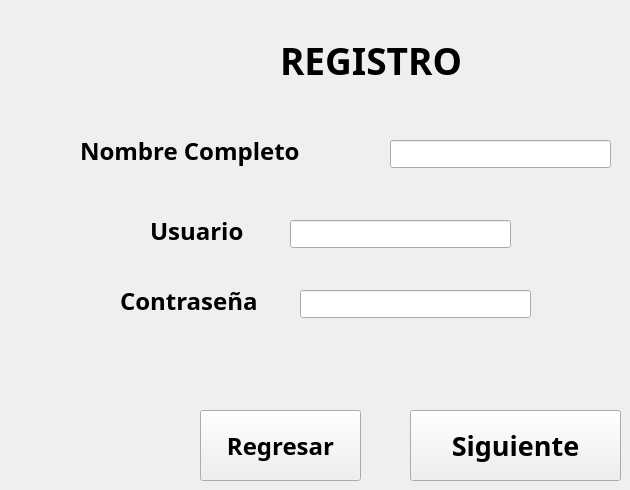
    <widget class="QWidget" name="page_3">
     <widget class="QPushButton" name="pushButton_4">
      <property name="geometry">
       <rect>
        <x>200</x>
        <y>410</y>
        <width>161</width>
        <height>71</height>
       </rect>
      </property>
      <property name="font">
       <font>
        <family>Yu Gothic UI Semibold</family>
        <pointsize>18</pointsize>
        <bold>true</bold>
       </font>
      </property>
      <property name="text">
       <string>Regresar</string>
      </property>
     </widget>
     <widget class="QLabel" name="label_5">
      <property name="geometry">
       <rect>
        <x>120</x>
        <y>260</y>
        <width>171</width>
        <height>81</height>
       </rect>
      </property>
      <property name="font">
       <font>
        <family>Yu Gothic UI Semibold</family>
        <pointsize>18</pointsize>
        <italic>false</italic>
        <bold>true</bold>
       </font>
      </property>
      <property name="text">
       <string>Contraseña</string>
      </property>
     </widget>
     <widget class="QLabel" name="label_6">
      <property name="geometry">
       <rect>
        <x>280</x>
        <y>20</y>
        <width>251</width>
        <height>81</height>
       </rect>
      </property>
      <property name="font">
       <font>
        <family>Yu Gothic UI Semibold</family>
        <pointsize>28</pointsize>
        <italic>false</italic>
        <bold>true</bold>
       </font>
      </property>
      <property name="text">
       <string>REGISTRO</string>
      </property>
     </widget>
     <widget class="QPushButton" name="pushButton_6">
      <property name="geometry">
       <rect>
        <x>410</x>
        <y>410</y>
        <width>211</width>
        <height>71</height>
       </rect>
      </property>
      <property name="font">
       <font>
        <family>Yu Gothic UI Semibold</family>
        <pointsize>20</pointsize>
        <bold>true</bold>
       </font>
      </property>
      <property name="text">
       <string>Siguiente</string>
      </property>
     </widget>
     <widget class="QLabel" name="label_7">
      <property name="geometry">
       <rect>
        <x>150</x>
        <y>190</y>
        <width>121</width>
        <height>81</height>
       </rect>
      </property>
      <property name="font">
       <font>
        <family>Yu Gothic UI Semibold</family>
        <pointsize>18</pointsize>
        <italic>false</italic>
        <bold>true</bold>
       </font>
      </property>
      <property name="text">
       <string>Usuario</string>
      </property>
     </widget>
     <widget class="QLabel" name="label_8">
      <property name="geometry">
       <rect>
        <x>80</x>
        <y>110</y>
        <width>271</width>
        <height>81</height>
       </rect>
      </property>
      <property name="font">
       <font>
        <family>Yu Gothic UI Semibold</family>
        <pointsize>18</pointsize>
        <italic>false</italic>
        <bold>true</bold>
       </font>
      </property>
      <property name="text">
       <string>Nombre Completo</string>
      </property>
     </widget>
     <widget class="QLineEdit" name="nombreCompleto">
      <property name="geometry">
       <rect>
        <x>390</x>
        <y>140</y>
        <width>221</width>
        <height>28</height>
       </rect>
      </property>
     </widget>
     <widget class="QLineEdit" name="usuario">
      <property name="geometry">
       <rect>
        <x>290</x>
        <y>220</y>
        <width>221</width>
        <height>28</height>
       </rect>
      </property>
     </widget>
     <widget class="QLineEdit" name="contra">
      <property name="geometry">
       <rect>
        <x>300</x>
        <y>290</y>
        <width>231</width>
        <height>28</height>
       </rect>
      </property>
     </widget>
    </widget>
